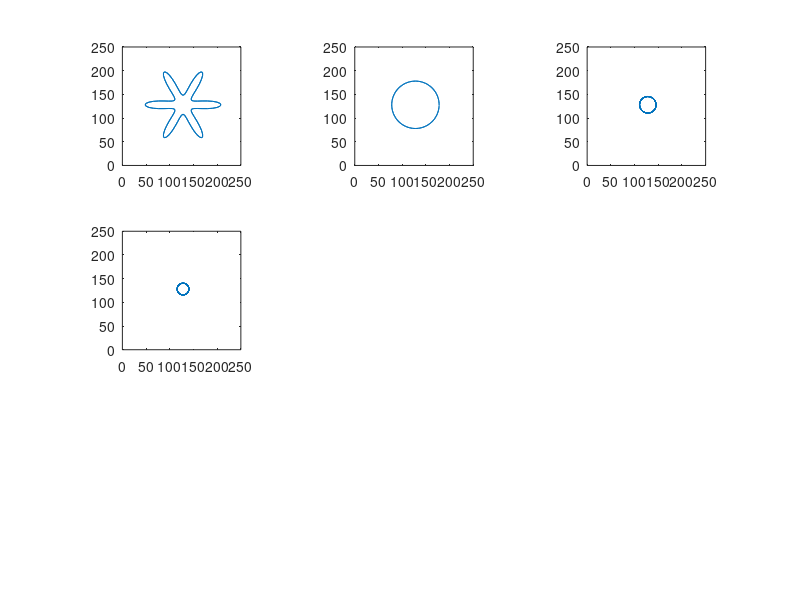

MATLAB code for this plot:
% Phasors
% 27 March 2000

function Phasors()

%%%%%%%%%%%%%%%%%%%%%%%%%%%%%%%%%%%%%%%%%%%%%%%%%%%%%%%%%%%%%
% Function complete
  m=100; a0=128; b0=128;d=50;
	t=0:2*pi/m:4*pi-pi/m;             % Parameter
  X=a0+d*(cos(t)+.35*cos(5*t)+.25*cos(7*t));
	Y=b0+d*(sin(t)-.35*sin(5*t)+.25*sin(7*t));

%%%%%%%%%%%%%%%%%%%%%%%%%%%%%%%%%%%%%%%%%%%%%%%%%%%%%%%%%%%%%

%%%%%%%%%%%%%%%%%%%%%%%%%%%%%%%%%%%%%%%%%%%%%%%%%%%%%%%%%%%%%
% Function complete
  m=100; a0=128; b0=128;d=50;
	t=0:2*pi/m:4*pi-pi/m;             % Parameter
  X1=a0+d*(cos(t));
	Y1=b0+d*(sin(t));

%%%%%%%%%%%%%%%%%%%%%%%%%%%%%%%%%%%%%%%%%%%%%%%%%%%%%%%%%%%%%

%%%%%%%%%%%%%%%%%%%%%%%%%%%%%%%%%%%%%%%%%%%%%%%%%%%%%%%%%%%%%
% Function complete
  m=100; a0=128; b0=128;d=50;
	t=0:2*pi/m:4*pi-pi/m;             % Parameter
  X2=a0+d*(.35*cos(5*t));
	Y2=b0+d*(-.35*sin(5*t));

%%%%%%%%%%%%%%%%%%%%%%%%%%%%%%%%%%%%%%%%%%%%%%%%%%%%%%%%%%%%%

%%%%%%%%%%%%%%%%%%%%%%%%%%%%%%%%%%%%%%%%%%%%%%%%%%%%%%%%%%%%%
% Function complete
  m=100; a0=128; b0=128;d=50;
	t=0:2*pi/m:4*pi-pi/m;             % Parameter
  X3=a0+d*(.25*cos(7*t));
	Y3=b0+d*(.25*sin(7*t));

%%%%%%%%%%%%%%%%%%%%%%%%%%%%%%%%%%%%%%%%%%%%%%%%%%%%%%%%%%%%%
%%%%%%%%%%%%%%%%%%%%%%%%%%%%%%%%%%%%%%%%%%%%%%%%%%%%%%%%%%%%%
% Graph of the curve 
 	subplot(3,3,1);							% The plot
 	plot(X,Y);                      
 	axis([0,250,0,250]);        % Axis of the graph pf the curve
 	axis square;                % Aspect ratio
%%%%%%%%%%%%%%%%%%%%%%%%%%%%%%%%%%%%%%%%%%%%%%%%%%%%%%%%%%%%%%

%%%%%%%%%%%%%%%%%%%%%%%%%%%%%%%%%%%%%%%%%%%%%%%%%%%%%%%%%%%%%
% Graph of the curve 
 	subplot(3,3,2);							% The plot
 	plot(X1,Y1);                      
 	axis([0,250,0,250]);        % Axis of the graph pf the curve
 	axis square;                % Aspect ratio
%%%%%%%%%%%%%%%%%%%%%%%%%%%%%%%%%%%%%%%%%%%%%%%%%%%%%%%%%%%%%%
%%%%%%%%%%%%%%%%%%%%%%%%%%%%%%%%%%%%%%%%%%%%%%%%%%%%%%%%%%%%%
% Graph of the curve 
 	subplot(3,3,3);							% The plot
 	plot(X2,Y2);                      
 	axis([0,250,0,250]);        % Axis of the graph pf the curve
 	axis square;                % Aspect ratio
%%%%%%%%%%%%%%%%%%%%%%%%%%%%%%%%%%%%%%%%%%%%%%%%%%%%%%%%%%%%%%
%%%%%%%%%%%%%%%%%%%%%%%%%%%%%%%%%%%%%%%%%%%%%%%%%%%%%%%%%%%%%
% Graph of the curve 
 	subplot(3,3,4);							% The plot
 	plot(X3,Y3);                      
 	axis([0,250,0,250]);        % Axis of the graph pf the curve
 	axis square;                % Aspect ratio
%%%%%%%%%%%%%%%%%%%%%%%%%%%%%%%%%%%%%%%%%%%%%%%%%%%%%%%%%%%%%%
